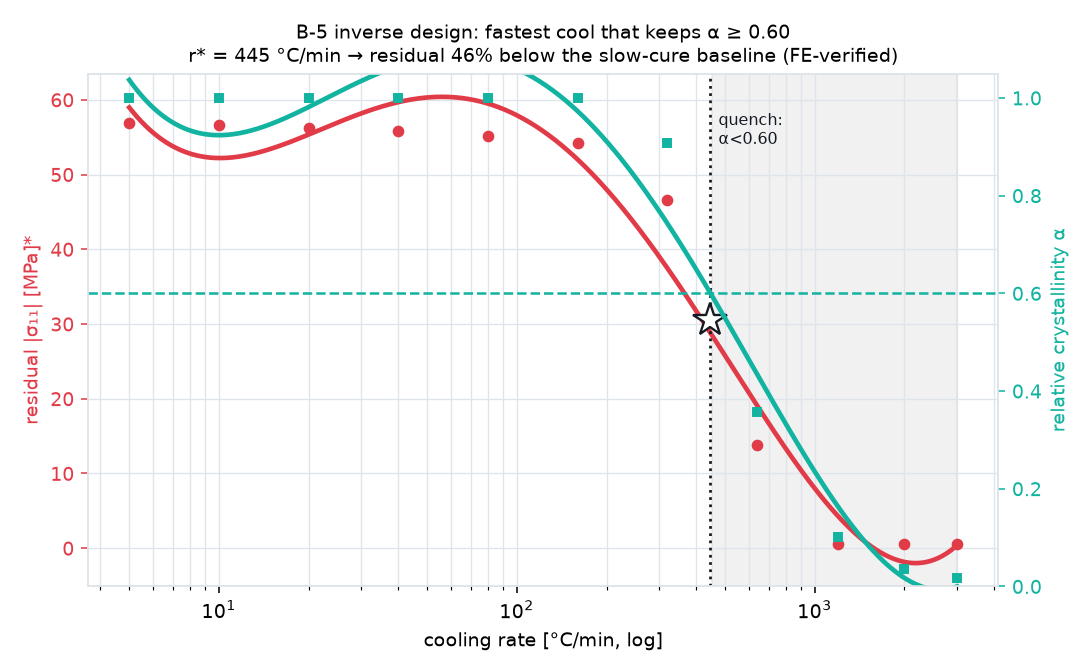

This figure's Python source:
"""cfrtp_inverse_design.py -- B-5: process inverse design for CFRTP residual stress.

Physics-first, ML-subordinate (Muramatsu-lab line): the crystallization + viscoelastic
model (same constitutive law as the Abaqus HL UMAT cfrtp_cryst_umat_hl.f, verified in
validation/) is the accuracy AUTHORITY. A cheap polynomial SURROGATE is fit to a small
set of physics runs, the surrogate does the fast inverse-design search, and the proposed
optimum is RE-VERIFIED with the physics model (surrogate-searched, FE-verified -- same
pattern as electrothermal_inverse_design.py).

Design problem (illustrative, PEEK-parameterized; swap in Daikin data later):
  design variable : cooling rate r [C/min]   (the dominant CFRTP process knob)
  objective       : minimize residual |sigma_11| (constrained ply)
  constraint      : final relative crystallinity alpha >= Xmin (stiffness / anti-
                    stiction / creep need enough crystallinity)
The trade-off the optimizer resolves is the canonical one: FAST cooling crystallizes
later/lower -> LOWER residual stress, but too fast QUENCHES crystallinity below Xmin.
The optimum is therefore the fastest cool that still meets Xmin (constraint-active),
which cuts residual stress a lot versus a slow "safe" cure while keeping properties.
Cycle time (~1/rate) is reported as a secondary benefit.

    python3 design/cfrtp_inverse_design.py     # prints the optimum + writes the figure

numpy + matplotlib only (no sklearn). Magnitudes illustrative (uncalibrated).
"""
import os
import math
import numpy as np
import matplotlib
matplotlib.use("Agg")
import matplotlib.pyplot as plt

# ---- physics (HL crystallization + generalized-Maxwell VE; PEEK-typical) ----
TABS = 273.15
N_AVRAMI = 2.5
HL = dict(K0=1.0e6, USTAR_R=755.0, KG=7.0e5, TM0=395.0, TINF=143.0 - 30.0)
GINF = 0.3
GK = [0.4 * (1 - GINF) / 0.7, 0.2 * (1 - GINF) / 0.7, 0.1 * (1 - GINF) / 0.7]
TAU = [5.0, 50.0, 500.0]                       # s
C, A_CTE, BETA, G0, AGEL, BX = 1e10, 30e-6, -4e-3, 0.01, 0.1, 2.0
WC1, WC2, WTREF = 17.4, 51.6, 143.0
XMIN = 0.60                                     # required final crystallinity
TMELT_HOLD, T_RT = 380.0, 25.0


def K_hl(T):
    TK = T + TABS; Tm0K = HL["TM0"] + TABS; TinfK = HL["TINF"] + TABS
    if TK >= Tm0K or TK <= TinfK:
        return 0.0
    dT = Tm0K - TK; f = 2 * TK / (Tm0K + TK)
    a = -HL["USTAR_R"] / (TK - TinfK) - HL["KG"] / (TK * dT * f)
    return HL["K0"] * math.exp(a if a > -700 else -700)


def _beta_exp(dt, tau):
    tau = max(tau, 1e-20); xr = dt / tau; e = math.exp(-xr)
    return ((1 - e) / xr if xr > 1e-6 else 1 - 0.5 * xr), e


def process(rate_C_per_min):
    """Single melt->cool at constant rate. Return (residual |sigma_11| [MPa], alpha)."""
    rate = rate_C_per_min / 60.0                          # C/s
    dur = (TMELT_HOLD - T_RT) / rate
    total = 30.0 + dur
    dt = max(0.2, total / 3000.0)
    a = 1e-3; q = [0.0, 0.0, 0.0]; qinf = 0.0; sig = 0.0
    prevT = TMELT_HOLD
    for (T0, T1, d) in [(TMELT_HOLD, TMELT_HOLD, 30.0), (TMELT_HOLD, T_RT, dur)]:
        n = max(1, int(round(d / dt)))
        for i in range(1, n + 1):
            Tn = T0 + (T1 - T0) * i / n
            Tm = 0.5 * (prevT + Tn); dT = Tn - prevT
            aa = min(max(a, 1e-8), 1 - 1e-10)
            argl = max(-math.log(1 - aa), 1e-12)
            r = N_AVRAMI * K_hl(Tm) * (1 - aa) * argl ** ((N_AVRAMI - 1) / N_AVRAMI)
            a = min(a + max(r * (d / n), 0.0), 1.0)
            x = min(max((a - AGEL) / (1 - AGEL), 0.0), 1.0); g = G0 + (1 - G0) * x
            deig = A_CTE * dT + BETA * (r * (d / n))
            dsi = g * C * (0 - deig)
            dtt = Tm - WTREF; den = WC2 + dtt; den = den if den >= 1 else 1.0
            pw = max(-30.0, min(30.0, -WC1 * dtt / den)); aT = 10 ** pw
            aX = 10 ** min(30.0, BX * a); ash = aT * aX
            qinf += GINF * dsi; s = qinf
            for k in range(3):
                b, e = _beta_exp(d / n, ash * TAU[k]); q[k] = e * q[k] + GK[k] * b * dsi; s += q[k]
            sig = s; prevT = Tn
    return abs(sig) / 1e6, a


# ---- 1D polynomial surrogate in log10(rate) (ML-subordinate) ----
def features(u):                # u = normalized log-rate
    return np.column_stack([np.ones_like(u), u, u**2, u**3, u**4])


def fit(u, y):
    coef, *_ = np.linalg.lstsq(features(u), y, rcond=None)
    return coef


def predict(coef, u):
    return features(u) @ coef


def main():
    here = os.path.dirname(os.path.abspath(__file__))
    rates = np.array([5, 10, 20, 40, 80, 160, 320, 640, 1200, 2000, 3000], float)
    sig = np.zeros(len(rates)); alp = np.zeros(len(rates))
    for i, r in enumerate(rates):
        sig[i], alp[i] = process(r)
    lr = np.log10(rates); u = (lr - lr.min()) / (lr.max() - lr.min())
    cs = fit(u, sig); ca = fit(u, alp)
    relL2 = lambda a, b: float(np.linalg.norm(a - b) / (np.linalg.norm(b) + 1e-12))
    print("surrogate rel-L2  sigma=%.3f  alpha=%.3f (on samples)" %
          (relL2(predict(cs, u), sig), relL2(predict(ca, u), alp)))

    # inverse design: minimize sigma s.t. alpha >= XMIN, via surrogate on a fine grid
    rf = np.logspace(math.log10(rates.min()), math.log10(rates.max()), 400)
    uf = (np.log10(rf) - lr.min()) / (lr.max() - lr.min())
    sfit = predict(cs, uf); afit = predict(ca, uf)
    feas = afit >= XMIN
    kopt = int(np.argmin(np.where(feas, sfit, np.inf)))
    r_opt = rf[kopt]
    sig_fe, alp_fe = process(r_opt)               # FE-verify
    # slow "safe" baseline for contrast
    sig_slow, alp_slow = process(rates.min())
    print("inverse-design optimum (surrogate-searched, FE-verified):")
    print("  cooling rate r* = %.0f C/min   (constraint alpha>=%.2f active)" % (r_opt, XMIN))
    print("  surrogate : |sigma|=%.1f MPa*, alpha=%.2f" % (sfit[kopt], afit[kopt]))
    print("  FE-verify : |sigma|=%.1f MPa*, alpha=%.2f  (%s)" %
          (sig_fe, alp_fe, "OK" if alp_fe >= XMIN - 0.03 else "CHECK"))
    print("  vs slow 'safe' %g C/min: |sigma|=%.1f MPa*, alpha=%.2f  -> residual cut %.0f%%, "
          "cycle ~%.0fx faster" % (rates.min(), sig_slow, alp_slow,
          100 * (1 - sig_fe / sig_slow), r_opt / rates.min()))

    # ---- figure ----
    HEAT, CRYST, INK, GRID, TENS = "#ff7a1a", "#12b3a0", "#141922", "#dfe4ea", "#e23b48"
    plt.rcParams.update({"font.family": "DejaVu Sans", "axes.edgecolor": GRID})
    fig, ax = plt.subplots(figsize=(7.8, 4.8), dpi=120)
    ax.set_xscale("log")
    ax.plot(rf, sfit, color=TENS, lw=2.4, label="residual |σ₁₁| (surrogate)")
    ax.plot(rates, sig, "o", color=TENS, ms=5)
    ax.set_xlabel("cooling rate [°C/min, log]"); ax.set_ylabel("residual |σ₁₁| [MPa]*", color="#e23b48")
    ax.tick_params(axis="y", colors="#e23b48"); ax.grid(True, which="both", color=GRID, lw=.7)
    ax2 = ax.twinx()
    ax2.plot(rf, afit, color=CRYST, lw=2.4, label="crystallinity α (surrogate)")
    ax2.plot(rates, alp, "s", color=CRYST, ms=4)
    ax2.axhline(XMIN, color=CRYST, ls="--", lw=1.3)
    ax2.set_ylabel("relative crystallinity α", color=CRYST); ax2.tick_params(axis="y", colors=CRYST)
    ax2.set_ylim(0, 1.05)
    # infeasible region (alpha<Xmin) shaded
    infeas = rf[afit < XMIN]
    if len(infeas):
        ax.axvspan(infeas.min(), rf.max(), color=INK, alpha=0.06)
        ax.text(infeas.min()*1.05, ax.get_ylim()[1]*0.92, "quench:\nα<%.2f" % XMIN,
                fontsize=8, color=INK, va="top")
    ax.axvline(r_opt, color=INK, lw=1.4, ls=":")
    ax.plot([r_opt], [sig_fe], "*", color="#ffffff", ms=18, mec=INK, mew=1.2, zorder=6)
    ax.set_title("B-5 inverse design: fastest cool that keeps α ≥ %.2f\n"
                 "r* = %.0f °C/min → residual %.0f%% below the slow-cure baseline "
                 "(FE-verified)" % (XMIN, r_opt, 100*(1-sig_fe/sig_slow)), fontsize=10)
    fig.tight_layout()
    out = os.path.join(here, "cfrtp_inverse_design.png")
    fig.savefig(out, dpi=140); plt.close(fig)
    print("wrote %s" % out)
    return dict(r_opt=r_opt, sig_fe=sig_fe, alp_fe=alp_fe, sig_slow=sig_slow)


if __name__ == "__main__":
    main()
